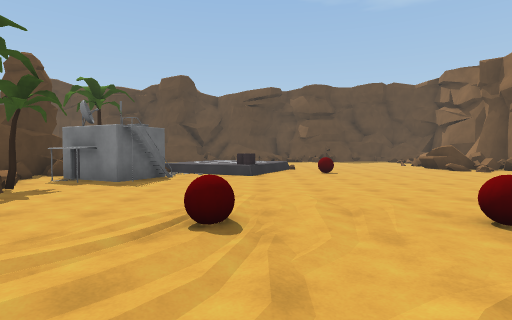
[1] (above)

24 first-person views from a walk through a scene from a Unity 3-D project. The camera is 1.4 m above the floor, tilts 2° down and sees 80° across. The floor is counted in squares, 2 m on a side. Each view is taken from the middle of a square. On the plan, view 1 faces up. The plan holds only what a view shows up to about 10 squares ahead; the rest is blank. The place goes on beyond the plan. Some animated figures are left out.

[2]
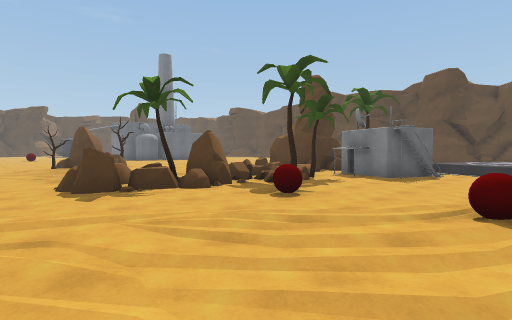

[3]
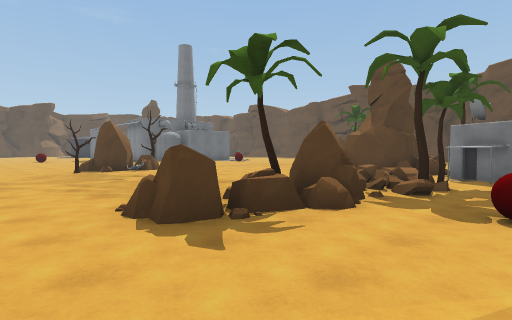

[4]
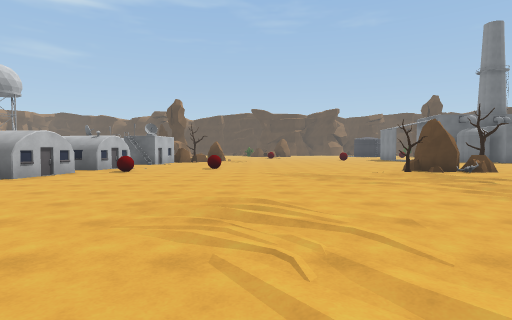

[5]
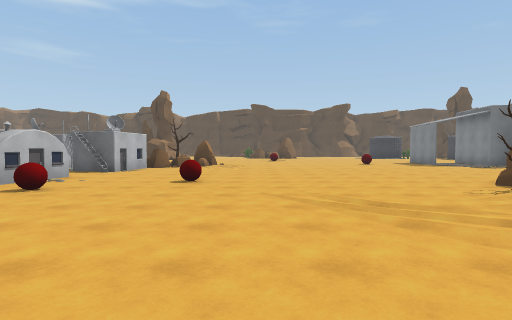

[6]
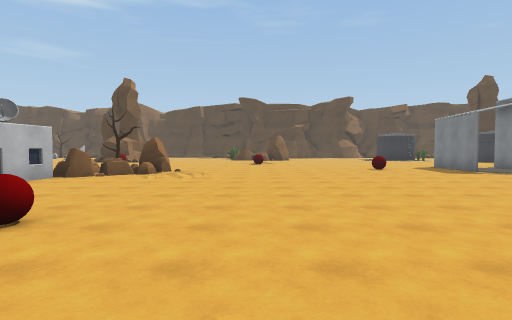

[7]
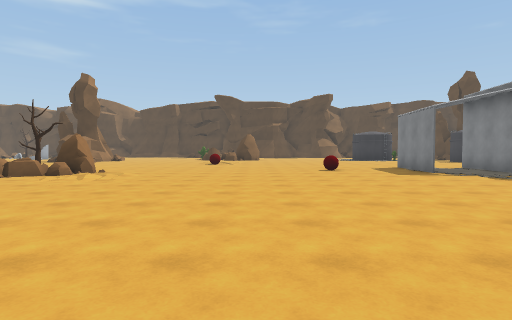

[8]
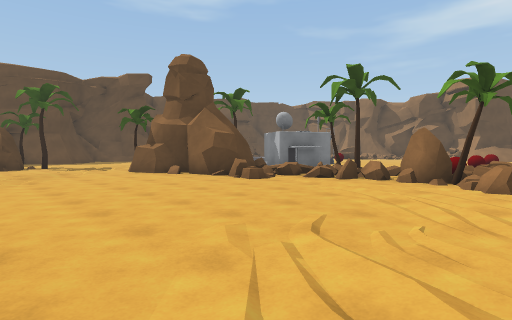

[9]
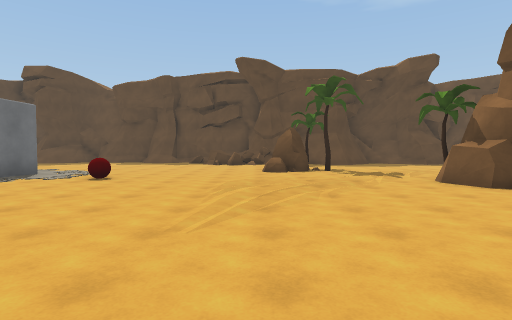

[10]
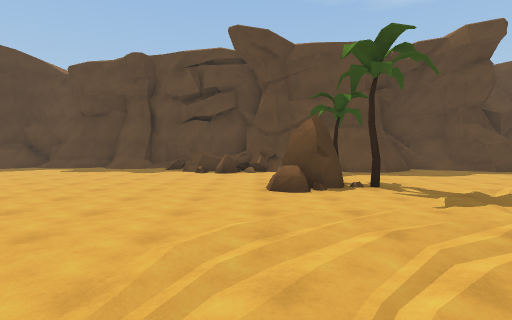

[11]
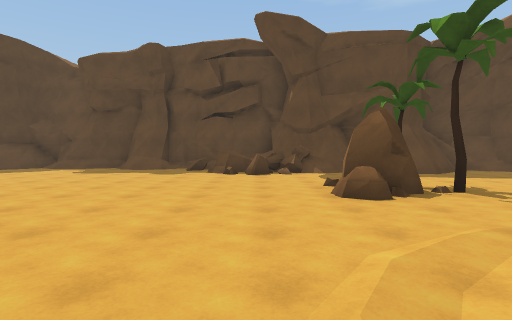

[12]
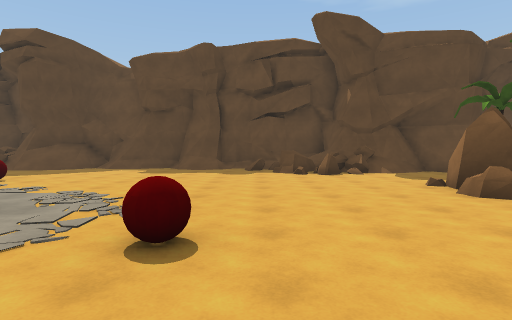

[13]
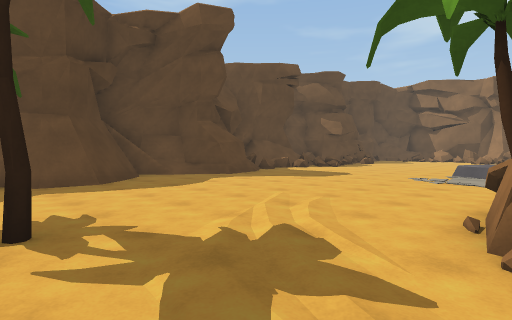

[14]
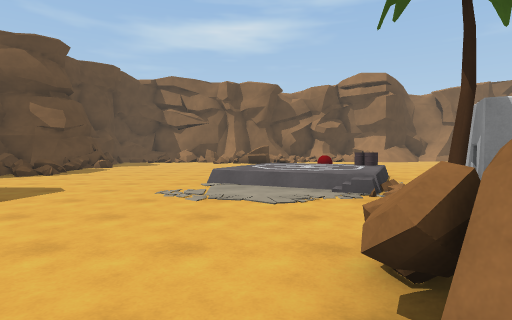

[15]
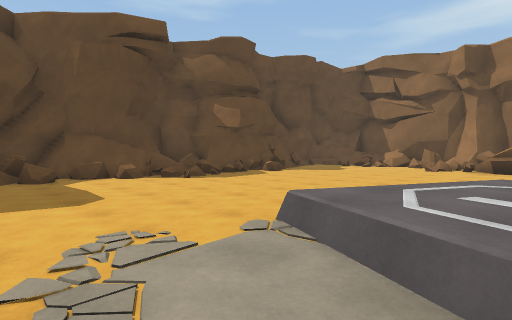

[16]
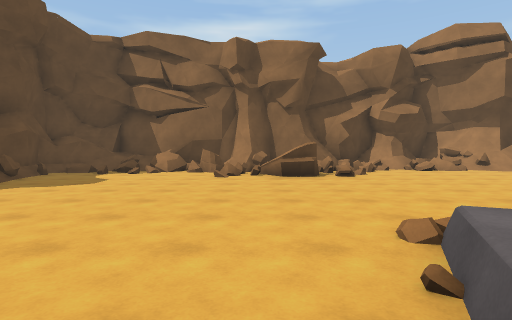

[17]
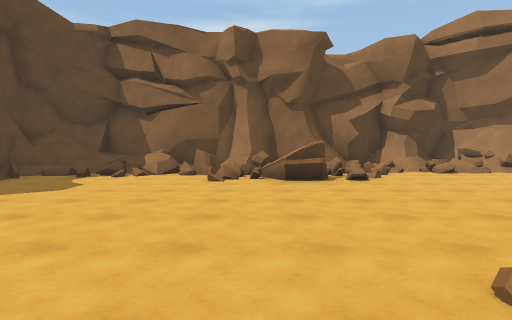

[18]
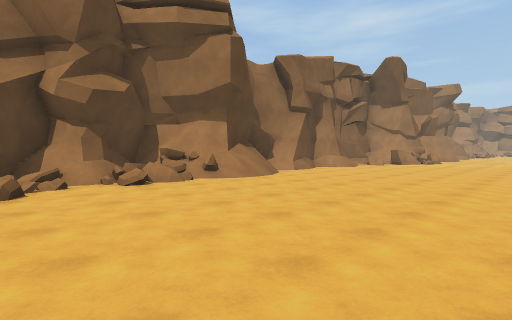

[19]
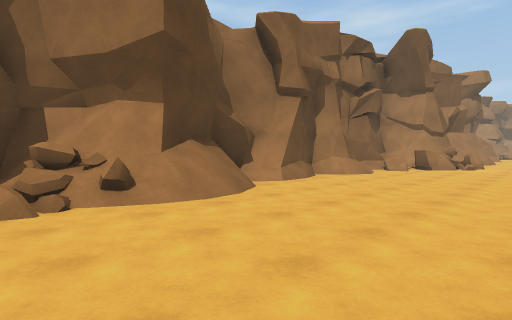

[20]
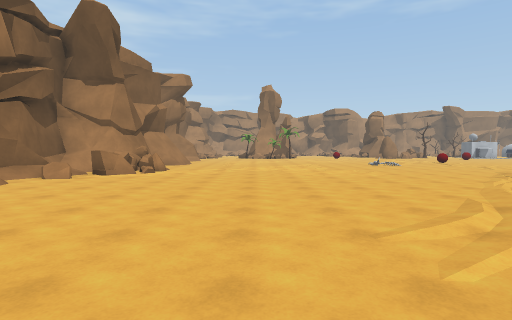

[21]
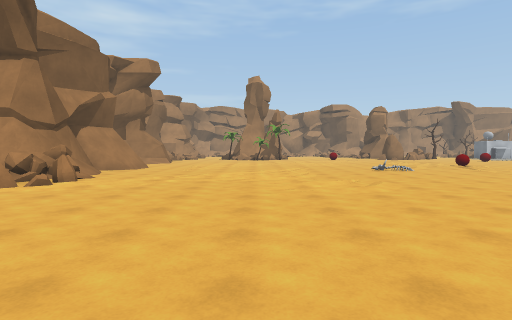

[22]
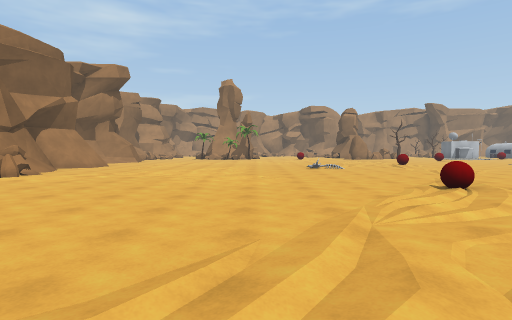

[23]
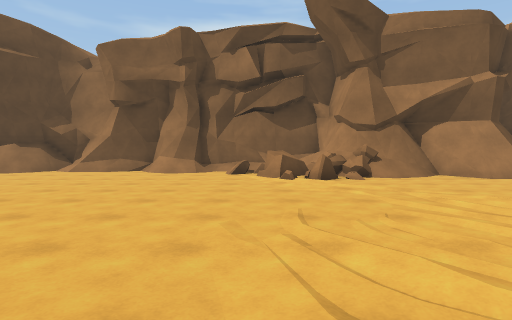

[24]
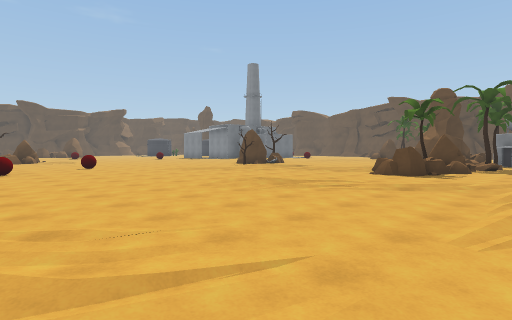

### Floor plan
Key: @ floor where view 1 was taken; # wall or solid block; . main floor; : floor 0.25 m higher than the main floor; + floor 0.5 m higher than the main floor; / step, stairs or slope; = window, fence, low wall or low ledge; ^ raised ledge; T tree; B red ball; U building; R rock; O other object.
Columns run from 23 left of view 1 to 11 right of it. Each row starts with its distance up from view 1.
 19 ....... ^#######//##=#===    #####
 18 ........=#=/.##/..##..////=#...#=#
 17  ..............................==#
 16  O.............................#=#
 15   .........RT...................##
 14    ........RT...................=#
 13    ..................=/.......=###
 12     #................=/=......=#
 11      .B.......T###...++#=.....#=#
 10      .........####T.:+ =.B.....#=#
  9       .........####UU.=#........###
  8 ##    .........####UU............/#
  7 ...    ........R##UU#...........=##
  6 ....    .........=T.............==#
  5 ##....   ........=T............./##
  4 .......  O.......##............./#
  3 ........RR.......RR.B..B..B...../##
  2 O........RT.....RT.............../#
  1 .................R...............##
  0 .......................@.........#
 -1 .................................#
 -2 .................................#
 -3 ................/....B...........#
 -4 ...............................==#
 -5 .R......B.....................=^=#
 -6  RR...........................####
 -7  TRR......B....................##
 -8     UU.U...... ................/#
 -9    UU# UU UU.      ..  ........##

Where each view was taken, in squares from view 1:
view 1: 0 up, 0 right, facing up
view 2: 1 down, 0 right, facing up-left
view 3: 1 down, 3 left, facing up-left
view 4: 3 down, 4 left, facing left
view 5: 3 down, 8 left, facing left
view 6: 2 down, 12 left, facing left
view 7: 0 up, 13 left, facing left
view 8: 1 up, 13 left, facing up-right
view 9: 4 up, 13 left, facing up
view 10: 8 up, 13 left, facing up
view 11: 9 up, 14 left, facing up
view 12: 9 up, 16 left, facing up
view 13: 11 up, 11 left, facing up-right
view 14: 12 up, 8 left, facing right
view 15: 11 up, 4 left, facing up-right
view 16: 13 up, 1 left, facing right
view 17: 13 up, 0 right, facing right
view 18: 10 up, 3 right, facing down-right
view 19: 7 up, 5 right, facing down-right
view 20: 4 up, 4 right, facing down
view 21: 1 up, 3 right, facing down
view 22: 2 up, 1 right, facing down
view 23: 4 down, 0 right, facing right
view 24: 8 down, 3 left, facing up-left
